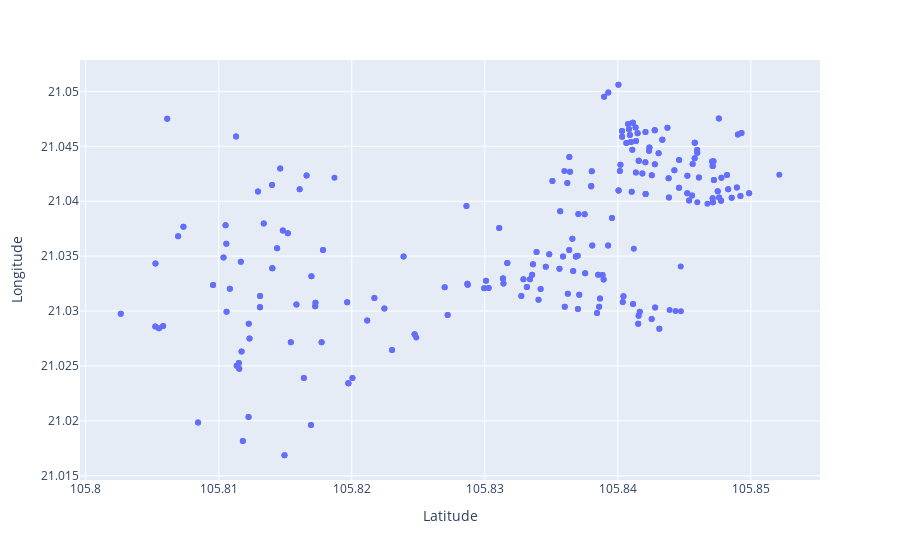

The notebook cell this image was saved under:
### Code cell
px.scatter(TF_main, x = "Latitude", y = "Longitude").show()

### Figure 1 — Plotly figure (JSON) as saved in the notebook; plotly's stock layout.template omitted (floating-point values rounded to 4 significant figures; data arrays with more than 128 entries replaced by an {"elided": "..."} marker saying what was removed)
{"data": [{"hovertemplate": "Latitude=%{x}<br>Longitude=%{y}<extra></extra>", "legendgroup": "", "marker": {"color": "#636efa", "symbol": "circle"}, "mode": "markers", "name": "", "orientation": "v", "showlegend": false, "type": "scatter", "x": {"elided": "398 float values"}, "xaxis": "x", "y": {"elided": "398 float values"}, "yaxis": "y"}], "layout": {"legend": {"tracegroupgap": 0}, "margin": {"t": 60}, "xaxis": {"anchor": "y", "domain": [0, 1], "title": {"text": "Latitude"}}, "yaxis": {"anchor": "x", "domain": [0, 1], "title": {"text": "Longitude"}}}}
